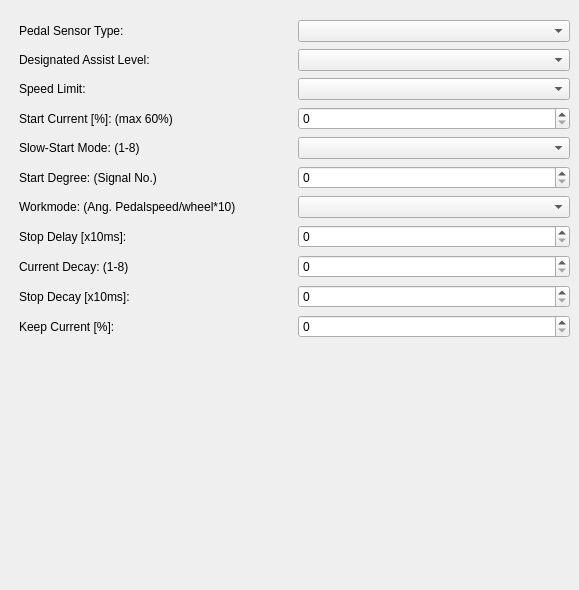
    <widget class="QWidget" name="tabPedal">
     <attribute name="title">
      <string>Pedal Assist</string>
     </attribute>
     <widget class="QWidget" name="gridLayoutWidget">
      <property name="geometry">
       <rect>
        <x>19</x>
        <y>19</y>
        <width>551</width>
        <height>321</height>
       </rect>
      </property>
      <property name="font">
       <font>
        <weight>50</weight>
        <bold>false</bold>
       </font>
      </property>
      <layout class="QGridLayout" name="gridLayout_4">
       <item row="6" column="1">
        <widget class="QComboBox" name="comboBox_4"/>
       </item>
       <item row="7" column="1">
        <widget class="QSpinBox" name="spinBox_3"/>
       </item>
       <item row="4" column="1">
        <widget class="QComboBox" name="comboBox"/>
       </item>
       <item row="10" column="0">
        <widget class="QLabel" name="label_29">
         <property name="text">
          <string>Keep Current [%]:</string>
         </property>
        </widget>
       </item>
       <item row="8" column="1">
        <widget class="QSpinBox" name="spinBox_4"/>
       </item>
       <item row="9" column="1">
        <widget class="QSpinBox" name="spinBox_5"/>
       </item>
       <item row="10" column="1">
        <widget class="QSpinBox" name="spinBox_6"/>
       </item>
       <item row="3" column="1">
        <widget class="QSpinBox" name="spinBox"/>
       </item>
       <item row="5" column="1">
        <widget class="QSpinBox" name="spinBox_2"/>
       </item>
       <item row="0" column="0">
        <widget class="QLabel" name="label_pedal_sensor_type">
         <property name="font">
          <font>
           <weight>50</weight>
           <bold>false</bold>
          </font>
         </property>
         <property name="text">
          <string>Pedal Sensor Type:</string>
         </property>
        </widget>
       </item>
       <item row="1" column="0">
        <widget class="QLabel" name="label_20">
         <property name="font">
          <font>
           <weight>50</weight>
           <bold>false</bold>
          </font>
         </property>
         <property name="text">
          <string>Designated Assist Level:</string>
         </property>
        </widget>
       </item>
       <item row="2" column="0">
        <widget class="QLabel" name="label_22">
         <property name="font">
          <font>
           <weight>50</weight>
           <bold>false</bold>
          </font>
         </property>
         <property name="text">
          <string>Speed Limit:</string>
         </property>
        </widget>
       </item>
       <item row="1" column="1">
        <widget class="QComboBox" name="comboBox_2"/>
       </item>
       <item row="5" column="0">
        <widget class="QLabel" name="label_25">
         <property name="font">
          <font>
           <weight>50</weight>
           <bold>false</bold>
          </font>
         </property>
         <property name="text">
          <string>Start Degree: (Signal No.)</string>
         </property>
        </widget>
       </item>
       <item row="3" column="0">
        <widget class="QLabel" name="label_23">
         <property name="font">
          <font>
           <weight>50</weight>
           <bold>false</bold>
          </font>
         </property>
         <property name="text">
          <string>Start Current [%]: (max 60%)</string>
         </property>
        </widget>
       </item>
       <item row="4" column="0">
        <widget class="QLabel" name="label_24">
         <property name="font">
          <font>
           <weight>50</weight>
           <bold>false</bold>
          </font>
         </property>
         <property name="text">
          <string>Slow-Start Mode: (1-8)</string>
         </property>
        </widget>
       </item>
       <item row="7" column="0">
        <widget class="QLabel" name="label_27">
         <property name="font">
          <font>
           <weight>50</weight>
           <bold>false</bold>
          </font>
         </property>
         <property name="text">
          <string>Stop Delay [x10ms]:</string>
         </property>
        </widget>
       </item>
       <item row="8" column="0">
        <widget class="QLabel" name="label_28">
         <property name="font">
          <font>
           <weight>50</weight>
           <bold>false</bold>
          </font>
         </property>
         <property name="text">
          <string>Current Decay: (1-8)</string>
         </property>
        </widget>
       </item>
       <item row="0" column="1">
        <widget class="QComboBox" name="comboBox_pedal_sensor_type"/>
       </item>
       <item row="6" column="0">
        <widget class="QLabel" name="label_26">
         <property name="font">
          <font>
           <weight>50</weight>
           <bold>false</bold>
          </font>
         </property>
         <property name="text">
          <string>Workmode: (Ang. Pedalspeed/wheel*10)</string>
         </property>
        </widget>
       </item>
       <item row="2" column="1">
        <widget class="QComboBox" name="comboBox_3"/>
       </item>
       <item row="9" column="0">
        <widget class="QLabel" name="label_21">
         <property name="text">
          <string>Stop Decay [x10ms]:</string>
         </property>
        </widget>
       </item>
      </layout>
     </widget>
     <widget class="QLabel" name="label_30">
      <property name="geometry">
       <rect>
        <x>20</x>
        <y>350</y>
        <width>391</width>
        <height>231</height>
       </rect>
      </property>
      <property name="text">
       <string/>
      </property>
      <property name="pixmap">
       <pixmap resource="icons/background.qrc">:/newPrefix/SchemaPA.JPG</pixmap>
      </property>
     </widget>
    </widget>
